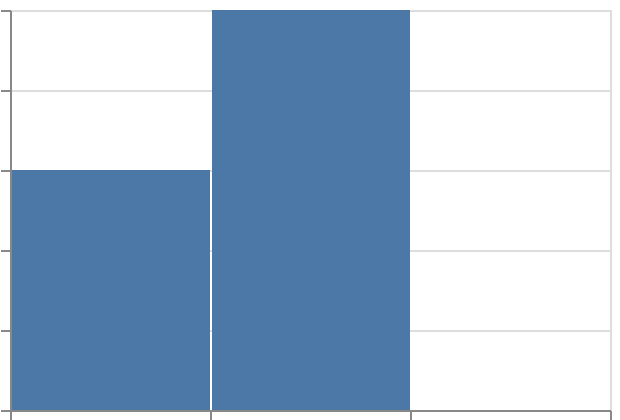

The specification (Vega-Lite) saved for this image:
### Vega-Lite specification from a JSON file in a GitHub repository (floating-point values rounded to 4 significant figures)
{"$schema": "https://vega.github.io/schema/vega-lite/v6.json", "padding": 5, "autosize": "none", "width": 300, "height": 200, "data": {"name": "table", "values": [{"c": "A", "g": "p", "x": 1, "y": 2, "v": 5, "t": "2024-01-15", "o": {"v": 3}, "IMDB Rating": 6.1, "d": "x1"}, {"c": "B", "g": "q", "x": 2, "y": 4, "v": 9, "t": "2024-02-20", "o": {"v": 7}, "IMDB Rating": 7.4, "d": "x2"}, {"c": "A", "g": "q", "x": 3, "y": 3, "v": 2, "t": "2024-03-05", "o": {"v": 1}, "IMDB Rating": 5.2, "d": "x1"}, {"c": "C", "g": "p", "x": 4, "y": 6, "v": 7, "t": "2024-05-30", "o": {"v": 4}, "IMDB Rating": 8.8, "d": "x3"}, {"c": "B", "g": "p", "x": 5, "y": 5, "v": 4, "t": "2024-07-11", "o": {"v": 9}, "IMDB Rating": 6.9, "d": "x2"}, {"c": "C", "g": "q", "x": 6, "y": 8, "v": 6, "t": "2024-09-02", "o": {"v": 2}, "IMDB Rating": 7.7, "d": "x3"}, {"c": "A", "g": "p", "x": 7, "y": 7, "v": 8, "t": "2024-11-25", "o": {"v": 5}, "IMDB Rating": 4.4, "d": "x1"}, {"c": "B", "g": "q", "x": 8, "y": 9, "v": 3, "t": "2024-12-31", "o": {"v": 8}, "IMDB Rating": 9.1, "d": "x2"}]}, "mark": "bar", "encoding": {"x": {"field": "v", "type": "quantitative", "bin": {"extent": [0, 12], "maxbins": 3}}, "y": {"aggregate": "count", "type": "quantitative"}}}
